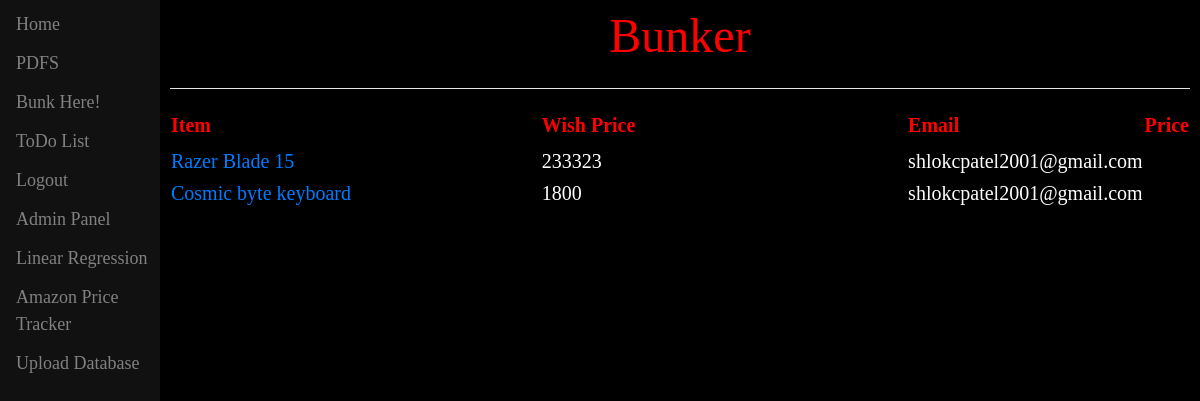
/pt/wishlist/ (signed in), run on the app's committed database.
### page1/models.py (models this page shows, shortened)
class PtModel1(models.Model):
    item_link = models.CharField(max_length=500)
    item = models.CharField(max_length=500)
    email = models.CharField(max_length=500)
    base_price = models.CharField(max_length=100)

### page1/views.py (the view)
# urls.py: path('pt/wishlist/', views.wishlist, name='wishlist'),
def wishlist(request):
    ls = PtModel1.objects.all()
    if request.method == 'POST':
        form = PtForm(request.POST)
        if form.is_valid():
            item_link = form.cleaned_data('item_link')
            item = form.cleaned_data('item')
            item_link = form.cleaned_data('item_link')
    return render(request, 'page1/wishlist.html', {
        'ls' : ls,
    })

### page1/templates/page1/wishlist.html (shortened to what this page needs)
{% extends 'page1/base.html' %}
{% block content %}
<table id="sub">
    <tr id="head">
        <th>Item</th>
        <th>Wish Price</th>
        <th>Email</th>
        <th>Price</th>
    </tr>
    {% for x in ls %}
    <tr>
        <td><a href="{{x.item_link}}">{{x.item}}</a></td>
        <td>{{x.base_price}}</td>
        <td>{{x.email}}</td>
        <td>{{price}}</td>
    </tr>
    {% endfor %}
</table>
{% endblock %}

### page1/templates/page1/wishlist.html (style rules this page uses)
#sub td, #sub th { font-family: TW Cen MT; border-collapse: collapse; width: 50%; font-size: 20px; }
#sub tr { color:#ffffff; }
#sub tr:nth-child(even) { background-color: #000000; }
#sub th { padding-top: 5px; padding-bottom: 5px; text-align: left; background-color: #000000; color: #ff0000; }

### data on the page
PtModel1: item "Razer Blade 15", base_price "233323", email "shlokcpatel2001@gmail.com"
PtModel1: item "Cosmic byte keyboard", base_price "1800", email "shlokcpatel2001@gmail.com"
